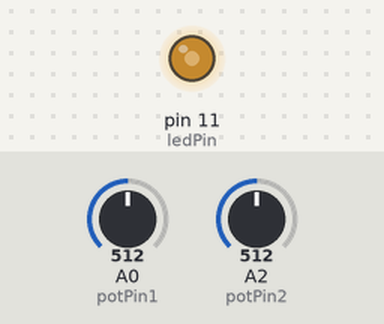
A sketch run on a simulated Arduino Uno, built with avr-gcc and run on an emulated ATmega328P. On the bench: output pins drawn as LEDs (lit = HIGH). Inputs (shaded band) come from the test bench; at power-on: A2 (potPin2) = 512, A0 (potPin1) = 512.

Above: at 1.3 s.
1.4 s: A2 (potPin2) set to 716
At 2.5 s:
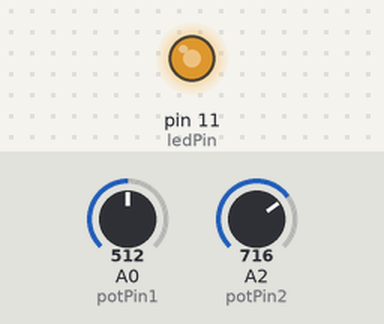
3.0 s: A2 (potPin2) set to 900
At 4.2 s:
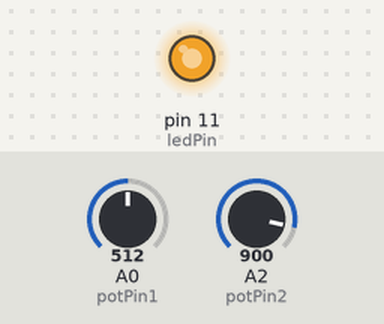
4.5 s: A2 (potPin2) set to 122
At 5.7 s:
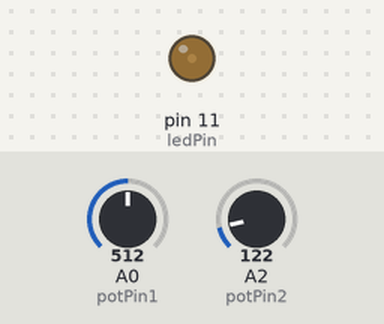
6.0 s: A2 (potPin2) set to 0
At 6.5 s:
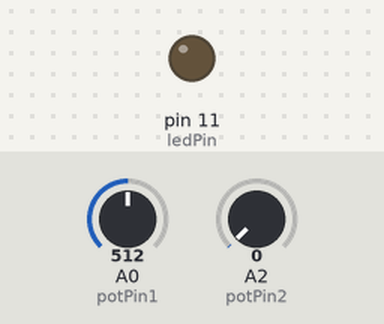
7.5 s: A2 (potPin2) set to 511
At 8.2 s:
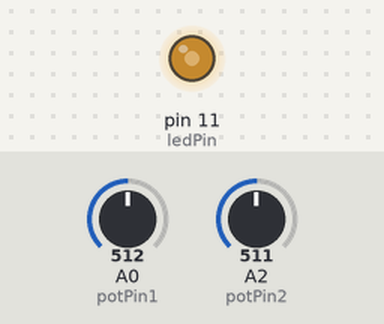
Timing chart, 0 to 10.0 s (numbered marks = the images above; inputs shaded):
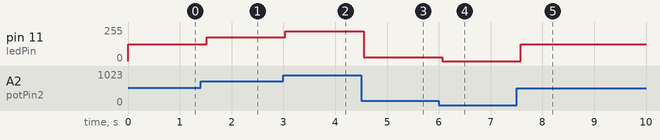

Measured:
- after the input at 1.4 s, pin 11 (ledPin): 127/255 → 178/255 after 0.12 s
- after the input at 3.0 s, pin 11 (ledPin): 178/255 → 224/255 at once
- after the input at 4.5 s, pin 11 (ledPin): 224/255 → 30/255 after 0.05 s
- after the input at 6.0 s, pin 11 (ledPin): 30/255 → 0/255 after 0.06 s
- after the input at 7.5 s, pin 11 (ledPin): 0/255 → 127/255 after 0.08 s

The sketch:

ch10_2.ino
```cpp
int potPin1 = 0;
int potPin2 = 2;
int ledPin = 11;
int potValue1 = 0;
int potValue2 = 0;
int ms = 0;
int brightness = 0;

void setup() {
  pinMode(ledPin, OUTPUT);
}

void loop() {
  potValue1 = analogRead(potPin1);
  potValue2 = analogRead(potPin2);
  ms = map(potValue1, 0, 1023, 10, 1000);
  brightness = map(potValue2, 0, 1023, 0, 255);
  analogWrite(ledPin, brightness);
  delay(ms);
}
```
